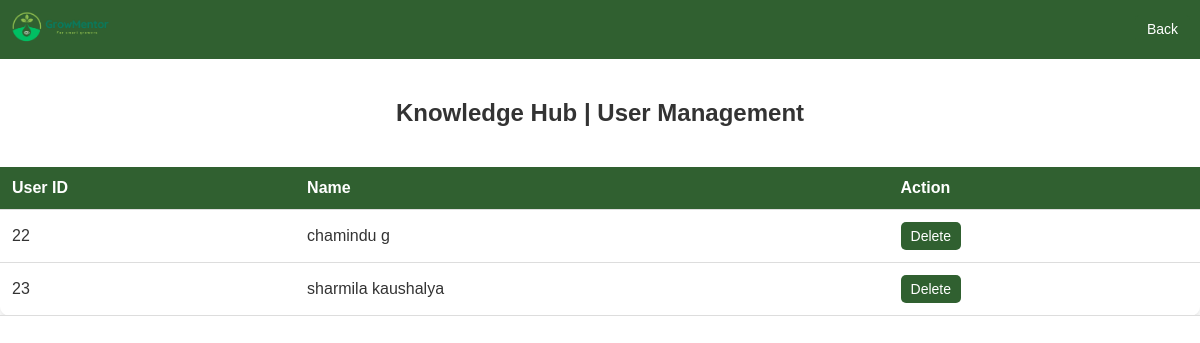
Screenshot of /Admin/user_management.php (signed in) with the database file from the repository.
### tables this page shows
CREATE TABLE `users` (
  `user_id` int(11) NOT NULL,
  `first_name` varchar(255) NOT NULL,
  `last_name` varchar(255) NOT NULL,
  `phone_number` varchar(12) NOT NULL,
  `password` varchar(255) NOT NULL
);

### Admin/user_management.php (the view, shortened to what this page needs)
<?php
$servername = "localhost";
$username = "root";
$password = "";
$database = "growmentor";
$conn = new mysqli($servername, $username, $password, $database);
$sql = "SELECT * FROM users";
$result = $conn->query($sql);
?>
<!DOCTYPE html>
<html>
<head>
</head>
<body>
<header>
    <div class="logo">
        <img src="images/logo2.png" alt="Logo">
    </div>
    <div class="header-buttons">
        <a class="button" href="javascript:history.back()">Back</a>
    </div>
</header>
    <h2>Knowledge Hub | User Management</h2>
    <div class="table-container">
        <table>
            <tr>
                <th>User ID</th>
                <th>Name</th>
                <th>Action</th>
            </tr>
            <?php
            if ($result->num_rows > 0) {
                while ($row = $result->fetch_assoc()) {
                    $userId = $row["user_id"];
                    $userName = $row["first_name"] . " " . $row["last_name"];
                    echo "<tr>";
                    echo "<td>$userId</td>";
                    echo "<td>$userName</td>";
                    echo "<td>";
                    echo "<form method='post' action='user_management.php'>";
                    echo "<button type='submit' name='delete_user'>Delete</button>";
                    echo "</form>";
                    echo "</td>";
                    echo "</tr>";
                }
            }
            ?>
        </table>
    </div>
</body>
</html>

### Admin/user_management.php (style rules this page uses)
body { font-family: Arial, sans-serif; margin: 0; padding: 0; background-image: url('images/bg12.png'); background-size: cover; background-blur: 10px; color: #333; }
header { background-color: #306030; color: #fff; padding: 10px; display: flex; align-items: center; justify-content: space-between; }
.logo img { max-width: 100px; height: auto; }
.header-buttons { display: flex; }
.header-buttons .button { background-color: #306030; color: #fff; padding: 6px 12px; text-decoration: none; border-radius: 5px; font-size: 14px; margin-left: 10px; }
h2 { text-align: center; padding: 20px; font-size: 24px; }
.table-container { max-width: 100%; overflow-x: auto; }
table { border-collapse: collapse; background-color: rgba(255, 255, 255, 0.8); border-radius: 10px; box-shadow: 0 4px 6px rgba(0, 0, 0, 0.1); width: 100%; }
th, td { padding: 12px; text-align: left; border-bottom: 1px solid #ddd; }
th { background-color: #306030; color: #fff; }
form button[type="submit"] { padding: 6px 10px; background-color: #306030; color: #fff; border: none; border-radius: 5px; font-size: 14px; cursor: pointer; }

### rows the page displays
users: user_id "22", userName "chamindu g"
users: user_id "23", userName "sharmila kaushalya"
